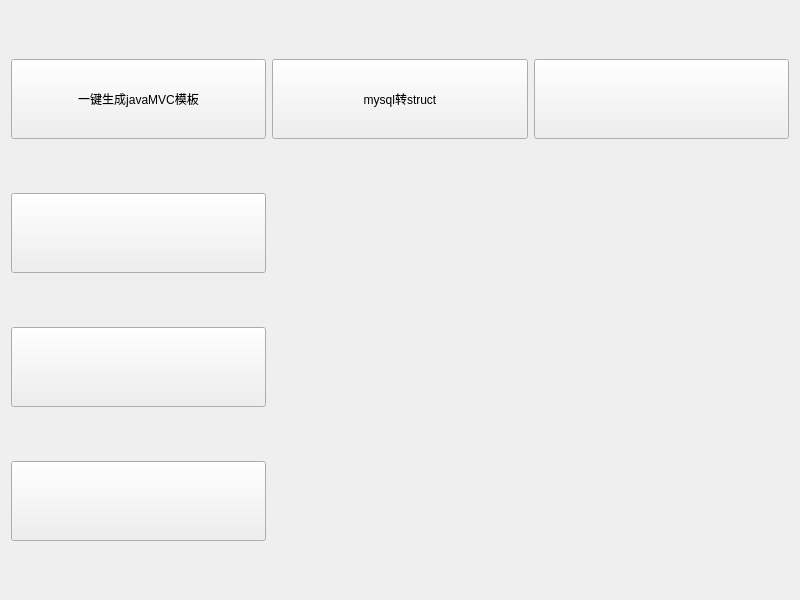
<?xml version="1.0" encoding="UTF-8"?>
<ui version="4.0">
 <class>ToolsMenuWidget</class>
 <widget class="QWidget" name="ToolsMenuWidget">
  <property name="geometry">
   <rect>
    <x>0</x>
    <y>0</y>
    <width>800</width>
    <height>600</height>
   </rect>
  </property>
  <property name="minimumSize">
   <size>
    <width>800</width>
    <height>600</height>
   </size>
  </property>
  <property name="windowTitle">
   <string>常用工具</string>
  </property>
  <layout class="QGridLayout" name="gridLayout">
   <item row="0" column="0">
    <widget class="QPushButton" name="btnJavaMVC">
     <property name="minimumSize">
      <size>
       <width>240</width>
       <height>80</height>
      </size>
     </property>
     <property name="text">
      <string>一键生成javaMVC模板</string>
     </property>
    </widget>
   </item>
   <item row="0" column="1">
    <widget class="QPushButton" name="btnMysqlStruct">
     <property name="minimumSize">
      <size>
       <width>240</width>
       <height>80</height>
      </size>
     </property>
     <property name="text">
      <string>mysql转struct</string>
     </property>
    </widget>
   </item>
   <item row="0" column="2">
    <widget class="QPushButton" name="pushButton_3">
     <property name="minimumSize">
      <size>
       <width>240</width>
       <height>80</height>
      </size>
     </property>
     <property name="text">
      <string/>
     </property>
    </widget>
   </item>
   <item row="1" column="0">
    <widget class="QPushButton" name="pushButton_4">
     <property name="minimumSize">
      <size>
       <width>240</width>
       <height>80</height>
      </size>
     </property>
     <property name="text">
      <string/>
     </property>
    </widget>
   </item>
   <item row="2" column="0">
    <widget class="QPushButton" name="pushButton_5">
     <property name="minimumSize">
      <size>
       <width>240</width>
       <height>80</height>
      </size>
     </property>
     <property name="text">
      <string/>
     </property>
    </widget>
   </item>
   <item row="3" column="0">
    <widget class="QPushButton" name="pushButton_6">
     <property name="minimumSize">
      <size>
       <width>240</width>
       <height>80</height>
      </size>
     </property>
     <property name="text">
      <string/>
     </property>
    </widget>
   </item>
  </layout>
 </widget>
 <resources/>
 <connections/>
</ui>
